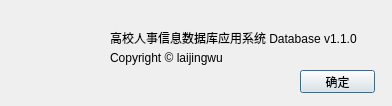
<?xml version="1.0" encoding="UTF-8"?>
<ui version="4.0">
 <class>AboutDialog</class>
 <widget class="QDialog" name="AboutDialog">
  <property name="geometry">
   <rect>
    <x>0</x>
    <y>0</y>
    <width>392</width>
    <height>106</height>
   </rect>
  </property>
  <property name="minimumSize">
   <size>
    <width>392</width>
    <height>102</height>
   </size>
  </property>
  <property name="maximumSize">
   <size>
    <width>500</width>
    <height>500</height>
   </size>
  </property>
  <property name="windowTitle">
   <string>关于 Database</string>
  </property>
  <widget class="QLabel" name="label_logo">
   <property name="geometry">
    <rect>
     <x>30</x>
     <y>20</y>
     <width>58</width>
     <height>58</height>
    </rect>
   </property>
   <property name="text">
    <string/>
   </property>
   <property name="pixmap">
    <pixmap resource="res.qrc">:/images/icon_png</pixmap>
   </property>
   <property name="scaledContents">
    <bool>true</bool>
   </property>
  </widget>
  <widget class="QLabel" name="label_copyright">
   <property name="geometry">
    <rect>
     <x>110</x>
     <y>50</y>
     <width>241</width>
     <height>16</height>
    </rect>
   </property>
   <property name="text">
    <string>Copyright © laijingwu</string>
   </property>
  </widget>
  <widget class="QLabel" name="label_title">
   <property name="geometry">
    <rect>
     <x>110</x>
     <y>30</y>
     <width>261</width>
     <height>16</height>
    </rect>
   </property>
   <property name="text">
    <string>高校人事信息数据库应用系统 Database v1.1.0</string>
   </property>
  </widget>
  <widget class="QPushButton" name="btn_close">
   <property name="geometry">
    <rect>
     <x>300</x>
     <y>70</y>
     <width>75</width>
     <height>23</height>
    </rect>
   </property>
   <property name="text">
    <string>确定</string>
   </property>
   <property name="default">
    <bool>true</bool>
   </property>
  </widget>
 </widget>
 <resources>
  <include location="res.qrc"/>
 </resources>
 <connections>
  <connection>
   <sender>btn_close</sender>
   <signal>clicked()</signal>
   <receiver>AboutDialog</receiver>
   <slot>close()</slot>
   <hints>
    <hint type="sourcelabel">
     <x>337</x>
     <y>81</y>
    </hint>
    <hint type="destinationlabel">
     <x>195</x>
     <y>50</y>
    </hint>
   </hints>
  </connection>
 </connections>
</ui>
